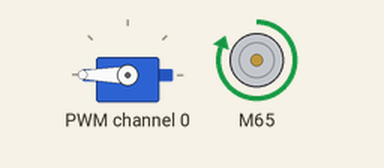
Recording of a program running on a simulated Raspberry Pi (BCM pin numbers). Parts: servo, DC motor (green arrow = forward, orange = backward, longer = faster). At 2.0 s the program stops and its outputs stay as they are.

Above: at 0.1 s.
At 1.1 s:
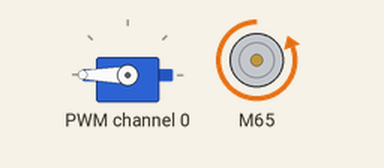
At 2.1 s:
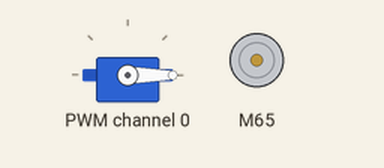
Timing chart, 0 to 3.5 s (numbered marks = the images above):
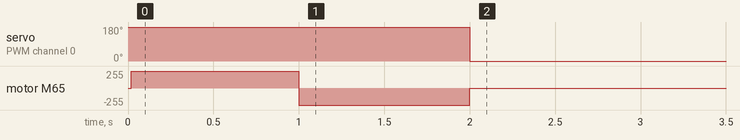

The program:

main.py
```python
import time
from adafruit_servokit import ServoKit

# Set channels to the number of servo channels on your kit.
# 8 for FeatherWing, 16 for Shield/HAT/Bonnet.
kit = ServoKit(channels=16)

kit.servo[0].angle = 180
kit.continuous_servo[1].throttle = 1
time.sleep(1)
kit.continuous_servo[1].throttle = -1
time.sleep(1)
kit.servo[0].angle = 0
kit.continuous_servo[1].throttle = 0
```

Measured:
- by itself, servo on PWM channel 0: 180° → 0° at 2.0 s
- by itself, motor M65: stopped → forward 255/255 at 0.02 s, → backward 255/255 0.98 s later, → stopped 1.0 s later
